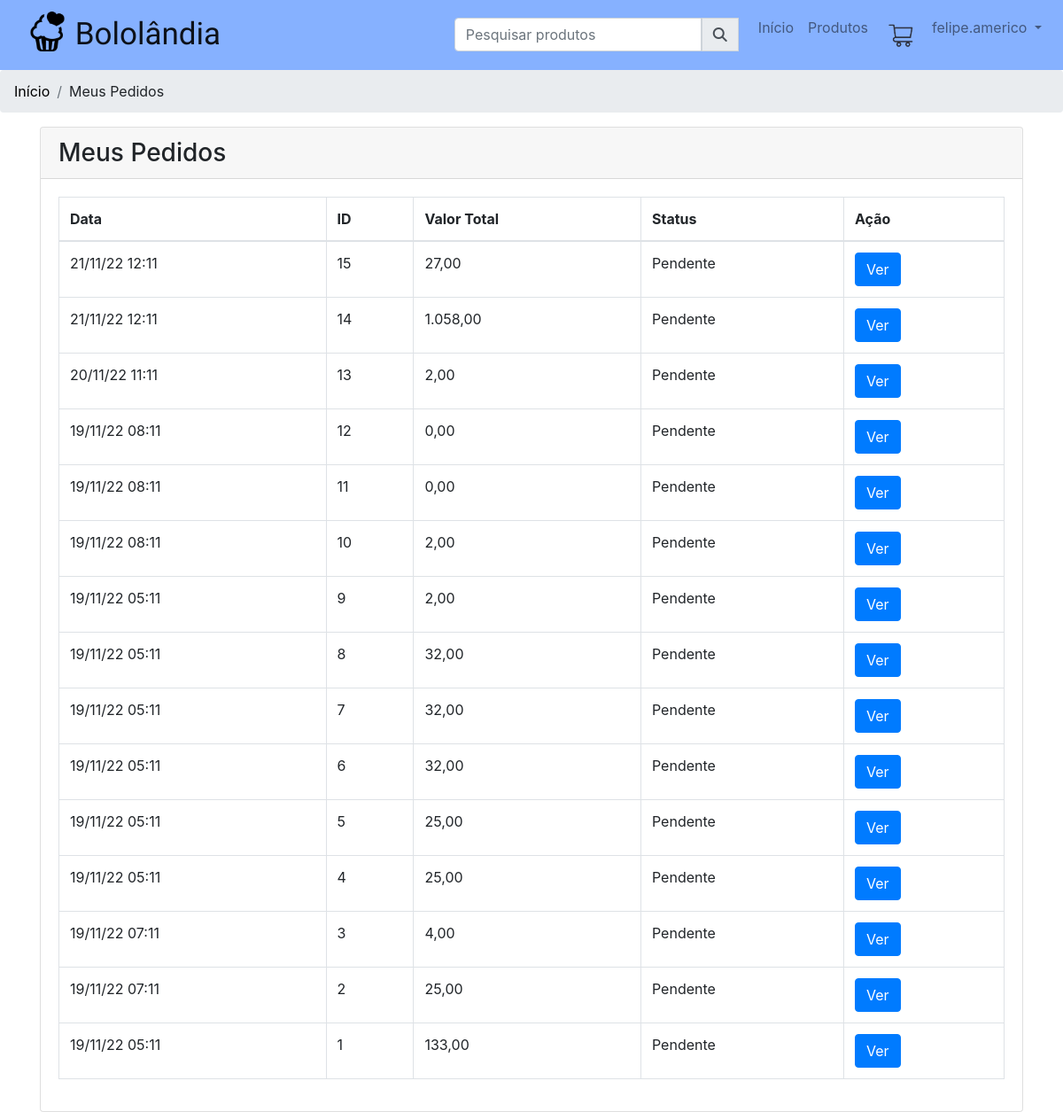
Screenshot of /meuspedidos/ (signed in) with the database file from the repository.
### core/models.py (models this page shows, shortened)
class Pedido(models.Model):
    user = models.ForeignKey(User, on_delete=models.CASCADE)
    loja = models.ForeignKey(Loja, on_delete=models.CASCADE)
    nome = models.CharField(max_length=150, null=False, blank=False)
    sobrenome = models.CharField(max_length=150, null=False, blank=False)
    email = models.CharField(max_length=150, null=False, blank=False)
    telefone = models.CharField(max_length=150, null=False, blank=False)
    total_price = models.FloatField(null=False)
    forma_pagamento = models.CharField(max_length=150, null=False, blank=False)
    statuspedido = (
        ('Pendente', 'Pendente'),
        ('Em entrega', 'Em entrega'),
        ('Concluído', 'Concluído'),
    )
    status = models.CharField(
        max_length=150, choices=statuspedido, default='Pendente')
    criado_em = models.DateTimeField(auto_now_add=True)
    atualizado_em = models.DateTimeField(auto_now=True)

### core/controller/pedido.py (the view)
# urls.py: path('meuspedidos/', pedido.index, name='meuspedidos'),
def index(request):
    pedidos = Pedido.objects.filter(user=request.user)
    context = {'pedidos': pedidos}
    return render(request, 'loja/pedido/index.html', context)

### core/templates/loja/pedido/index.html
{% extends 'loja/layout/base.html' %}
{% block content %}
    <nav aria-label="breadcrumb">
        <ol class="breadcrumb">
            <li class="breadcrumb-item"><a href="{% url 'home' %}">Início</a></li>
            <li class="breadcrumb-item">Meus Pedidos</li>
        </ol>
    </nav>
    <div class="container mt-3">
        <div class="row">
            <div class="col-md-12">
                <div class="card shadow">
                    <div class="card-header">
                        <h3 class="mb-0">Meus Pedidos</h3>
                    </div>
                    <div class="card-body">
                        <table class="table table-bordered">
                            <thead>
                                <tr>
                                    <th>Data</th>
                                    <th>ID</th>
                                    <th>Valor Total</th>
                                    <th>Status</th>
                                    <th>Ação</th>
                                </tr>
                            </thead>
                            <tbody>
                                {% for pedido in pedidos reversed %}
                                    <tr>
                                        <td>{{ pedido.criado_em | date:"d/m/y h:m" }}</td>
                                        <td>{{ pedido.id }}</td>
                                        <td>{{ pedido.total_price | floatformat:2 }}</td>
                                        <td>{{ pedido.status }}</td>
                                        <td>
                                            <a href="{% url 'verpedido' pedido.id %}" class="btn btn-primary">Ver</a>
                                        </td>
                                    </tr>
                                {% endfor %}
                            </tbody>
                        </table>
                    </div>
                </div>
            </div>
        </div>
    </div>
{% endblock %}

### core/templates/loja/layout/base.html (shortened to what this page needs)
{% load static %}<!DOCTYPE html>
<html>
  <head>
    <link rel="stylesheet" href="https://cdn.jsdelivr.net/npm/bootstrap@4.0.0/dist/css/bootstrap.min.css">
    <link rel="stylesheet" href="{% static 'css/app.css' %}">
    <link rel="stylesheet" href="//code.jquery.com/ui/1.13.2/themes/base/jquery-ui.css">
    <link rel="stylesheet" href="//cdn.jsdelivr.net/npm/alertifyjs@1.13.1/build/css/alertify.min.css"/>
    <link rel="stylesheet" href="//cdn.jsdelivr.net/npm/alertifyjs@1.13.1/build/css/themes/default.min.css"/>
  </head>
  <body>
    {% include 'loja/inc/navbar.html' %}
    {% block content %}
    {% endblock %}
  </body>
</html>

### core/templates/loja/inc/navbar.html (shortened to what this page needs)
{% load static %}
<nav class="navbar navbar-expand-lg navbar-light">
    <div class="container">
        <a class="navbar-brand" href="{% url 'home' %}">
            <img src="{% static '/img/logo-bololandia.png' %}" width="45" height="45" class="d-inline-block align-top" alt="">
            Bololândia
        </a>
        <div class="search-bar">
            <form action="{% url 'procurarproduto' %}" method="POST">
                <div class="input-group">
                    <input type="search" required class="form-control" name="productsearch" id="searchproduct" placeholder="Pesquisar produtos">
                    <div class="input-group-prepend">
                        <button type="submit" class="input-group-text"><i class="fa fa-search"></i></button>
                    </div>
                </div>
            </form>
        </div>
    </div>
    <div class="collapse navbar-collapse" id="navbarSupportedContent">
        <ul class="navbar-nav mr-auto">
            <li class="nav-item {% if request.resolver_match.url_name == 'home' %}active{% endif %}">
                <a class="nav-link" href="{% url 'home' %}">Início</a>
            </li>
            <li class="nav-item {% if request.resolver_match.url_name == 'categorias' %}active{% endif %}">
                <a class="nav-link" href="{% url 'categorias' %}">Produtos</a>
            </li>
            <li class="nav-item  {% if request.resolver_match.url_name == 'carrinho' %}active{% endif %}">
                <a class="nav-link" href="{% url 'carrinho' %}">
                    <img src="{% static '/img/cart.png' %}" width="40" height="40" class="d-inline-block align-top" alt="">
                </a>
            </li>
            {% if request.user.is_authenticated %}
                <li class="nav-item dropdown {% if request.resolver_match.url_name == 'perfil' %}active{% endif %}">
                    <a class="nav-link dropdown-toggle text-nowrap" href="#" id="navbarDropdown" role="button" data-toggle="dropdown" aria-haspopup="true" aria-expanded="false">
                        {{ request.user }}
                    </a>
                </li>
            {% endif %}
        </ul>
    </div>
</nav>

### static/css/app.css (style rules this page uses)
.navbar-brand { font-family: "Work Sans", cursive; font-size: 35px; }
.navbar { background-color: rgb(134, 177, 255); }
a { color: #000; }
.search-bar { width: 20rem !important; }

### rows the page displays
Pedido: criado_em "21/11/22 12:11", id "15", total_price "27,00", status "Pendente"
Pedido: criado_em "21/11/22 12:11", id "14", total_price "1.058,00", status "Pendente"
Pedido: criado_em "20/11/22 11:11", id "13", total_price "2,00", status "Pendente"
Pedido: criado_em "19/11/22 08:11", id "12", total_price "0,00", status "Pendente"
Pedido: criado_em "19/11/22 08:11", id "11", total_price "0,00", status "Pendente"
Pedido: criado_em "19/11/22 08:11", id "10", total_price "2,00", status "Pendente"
Pedido: criado_em "19/11/22 05:11", id "9", total_price "2,00", status "Pendente"
Pedido: criado_em "19/11/22 05:11", id "8", total_price "32,00", status "Pendente"
Pedido: criado_em "19/11/22 05:11", id "7", total_price "32,00", status "Pendente"
Pedido: criado_em "19/11/22 05:11", id "6", total_price "32,00", status "Pendente"
Pedido: criado_em "19/11/22 05:11", id "5", total_price "25,00", status "Pendente"
Pedido: criado_em "19/11/22 05:11", id "4", total_price "25,00", status "Pendente"
Pedido: criado_em "19/11/22 07:11", id "3", total_price "4,00", status "Pendente"
Pedido: criado_em "19/11/22 07:11", id "2", total_price "25,00", status "Pendente"
Pedido: criado_em "19/11/22 05:11", id "1", total_price "133,00", status "Pendente"

### other values shown
{{ request.user }} "felipe.americo"
